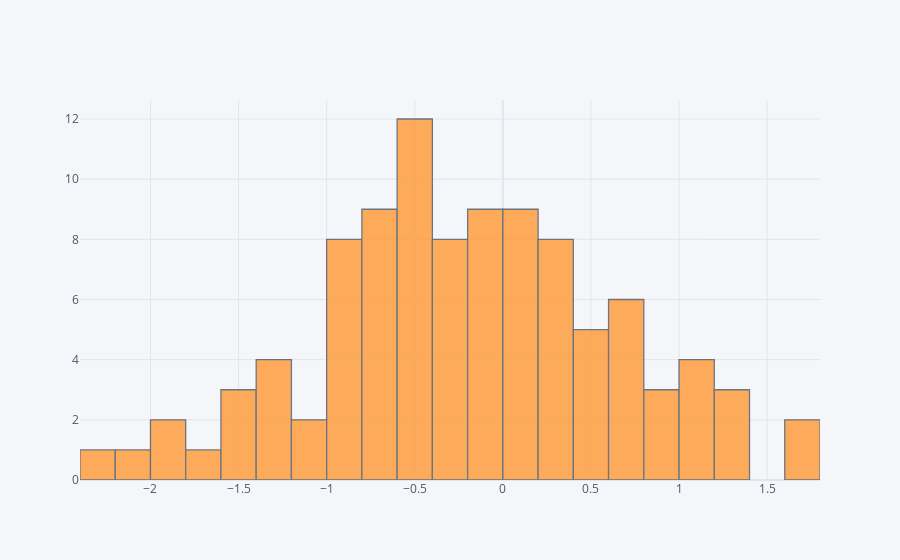

The cell this chart's notebook holds for it:
### Markdown cell above
## histogram

### Code cell
df['A'].iplot(kind='hist',bins=25)

### Figure 1 — Plotly figure (JSON) as saved in the notebook; plotly's stock layout.template omitted (floating-point values rounded to 4 significant figures)
{"data": [{"histfunc": "count", "histnorm": "", "marker": {"color": "rgba(255, 153, 51, 1.0)", "line": {"color": "#4D5663", "width": 1.3}}, "name": "A", "nbinsx": 25, "opacity": 0.8, "orientation": "v", "type": "histogram", "x": [-0.8131, -0.6321, -1.833, 0.3095, -0.3497, 0.2541, -1.254, -1.595, 1.21, -0.9031, -0.2529, 1.199, -0.03479, 0.3588, -1.177, 0.1883, 0.1593, -0.7576, 0.5924, -0.436, -0.4084, -0.4765, -0.4321, -0.4166, 0.4466, -2.112, -0.7168, -1.469, -0.8553, -0.1833, -0.0516, 0.0893, 0.2837, 0.2323, -0.7995, -0.158, 1.691, -0.1444, -0.849, 0.1261, -1.42, -1.339, 0.1026, -0.1753, 1.032, -0.08573, 1.301, -0.9489, -0.8835, -1.287, 0.6479, -0.8377, -0.7386, 0.756, 0.6796, 0.5919, 0.9376, 0.2653, 1.658, -1.336, 0.03396, -0.2538, -0.3344, 0.9472, -0.608, -0.5753, -0.789, -0.6588, 1.164, 0.4606, 0.8068, -0.1999, -0.2139, -1.019, -1.959, 0.06069, 0.2679, 0.03483, -0.3875, -0.5179, 0.7705, -0.989, -0.4757, -0.4416, -0.5786, 1.262, -0.3533, 0.6128, -0.7508, -0.1715, -1.72, -0.4694, 1.172, -0.303, 0.7747, 0.05689, 0.2157, -0.4998, -2.396, 0.4774]}], "layout": {"barmode": "overlay", "legend": {"bgcolor": "#F5F6F9", "font": {"color": "#4D5663"}}, "paper_bgcolor": "#F5F6F9", "plot_bgcolor": "#F5F6F9", "title": {"font": {"color": "#4D5663"}}, "xaxis": {"gridcolor": "#E1E5ED", "showgrid": true, "tickfont": {"color": "#4D5663"}, "title": {"font": {"color": "#4D5663"}, "text": ""}, "zerolinecolor": "#E1E5ED"}, "yaxis": {"gridcolor": "#E1E5ED", "showgrid": true, "tickfont": {"color": "#4D5663"}, "title": {"font": {"color": "#4D5663"}, "text": ""}, "zerolinecolor": "#E1E5ED"}}}
